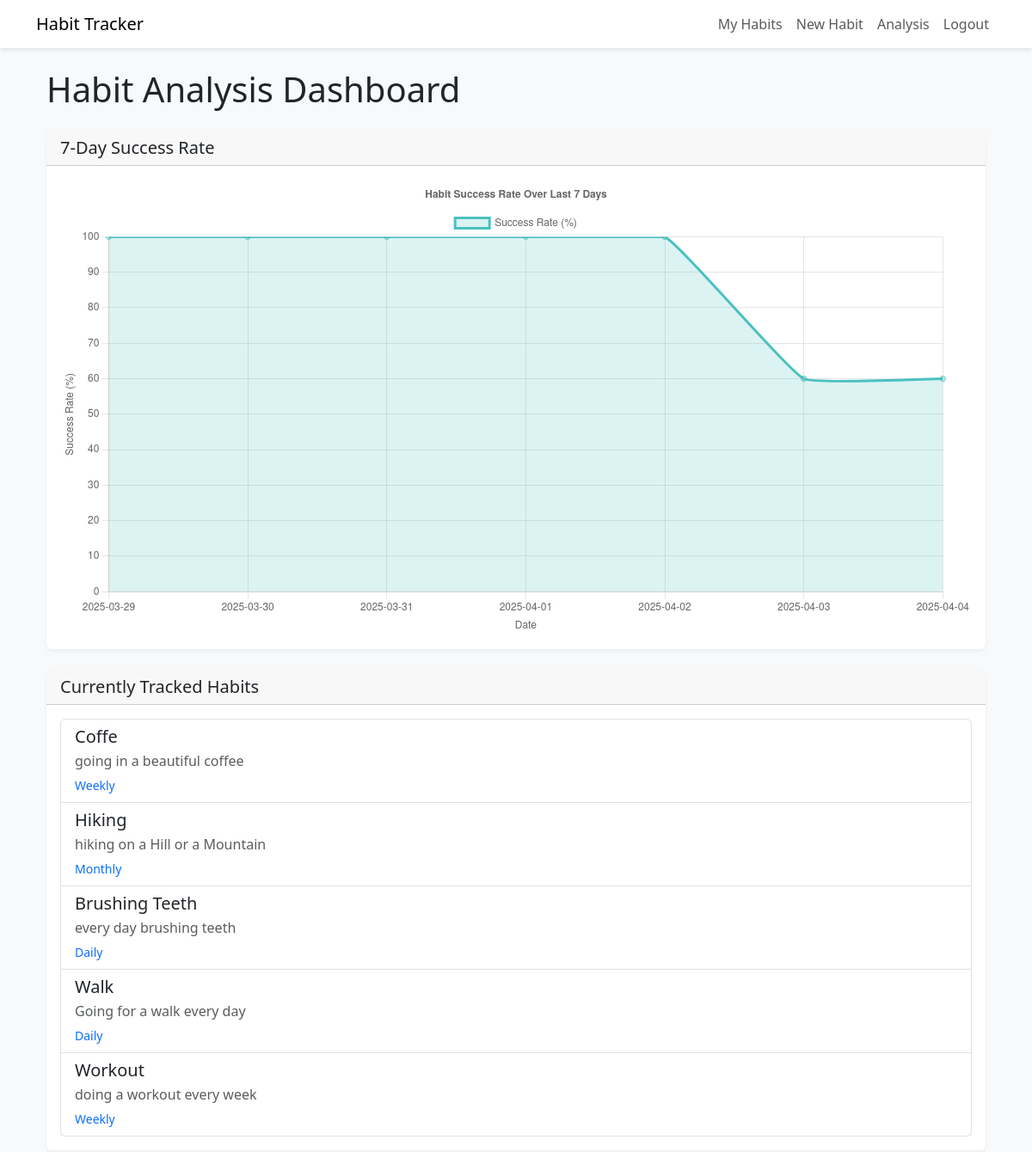
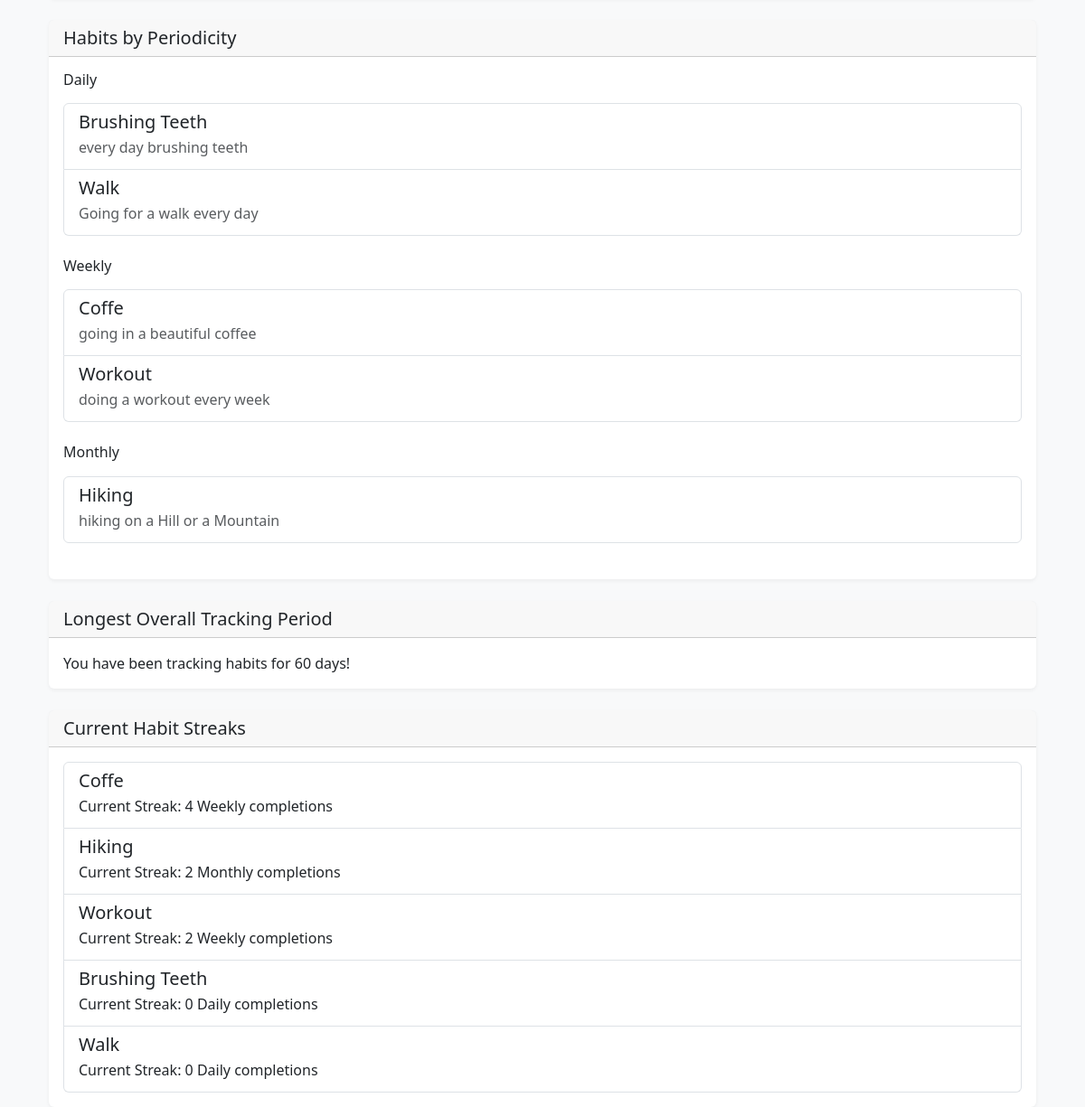
The page /analysis/ (signed in) on the database its author committed (2 pictures, top to bottom).
### habits/models.py (models this page shows, shortened)
class Habit(models.Model):
    FREQUENCY_CHOICES = [
        ('daily', 'Daily'),
        ('weekly', 'Weekly'),
        ('monthly', 'Monthly'),
    ]
    user = models.ForeignKey(User, on_delete=models.CASCADE)
    title = models.CharField(max_length=200)
    description = models.TextField(blank=True)
    frequency = models.CharField(max_length=10, choices=FREQUENCY_CHOICES, default='daily')
    created_at = models.DateTimeField(auto_now_add=True)
    updated_at = models.DateTimeField(auto_now=True)
    class Meta:
        ordering = ['-created_at']
    def get_current_streak(self):
        today = timezone.now().date()
        streak = 0
        current_date = today
        while True:
            if self.frequency == 'daily':
                completion = self.completions.filter(
                    completed_at__date=current_date
                ).first()
            elif self.frequency == 'weekly':
                week_start = current_date - timedelta(days=current_date.weekday())
                week_end = week_start + timedelta(days=6)
                completion = self.completions.filter(
                    completed_at__date__range=[week_start, week_end]
                ).first()
            elif self.frequency == 'monthly':
                month_start = current_date.replace(day=1)
                if current_date.month == 12:
                    next_month = current_date.replace(year=current_date.year + 1, month=1, day=1)
                else:
                    next_month = current_date.replace(month=current_date.month + 1, day=1)
                month_end = next_month - timedelta(days=1)
                completion = self.completions.filter(
                    completed_at__date__range=[month_start, month_end]
                ).first()
            if not completion:
                break
            streak += 1
            if self.frequency == 'daily':
                current_date -= timedelta(days=1)
            elif self.frequency == 'weekly':
                current_date -= timedelta(weeks=1)
            elif self.frequency == 'monthly':
                current_date -= timedelta(days=30)
        return streak

### habits/views.py (the view)
# urls.py: path('analysis/', views.analysis_dashboard, name='analysis'),
@login_required
def analysis_dashboard(request):
    current_habits = Habit.objects.filter(user=request.user)
    success_rates = []
    dates = []
    today = timezone.now().date()
    for i in range(6, -1, -1):  # Last 7 days
        date = today - timedelta(days=i)
        dates.append(date.strftime('%Y-%m-%d'))
        total_habits = current_habits.count()
        if total_habits == 0:
            success_rates.append(0)
            continue
        successful_habits = 0
        for habit in current_habits:
            if habit.frequency == 'daily':
                if habit.completions.filter(completed_at__date=date).exists():
                    successful_habits += 1
            elif habit.frequency == 'weekly':
                week_start = date - timedelta(days=date.weekday())
                week_end = week_start + timedelta(days=6)
                if habit.completions.filter(completed_at__date__range=[week_start, week_end]).exists():
                    successful_habits += 1
            elif habit.frequency == 'monthly':
                month_start = date.replace(day=1)
                if date.month == 12:
                    next_month = date.replace(year=date.year + 1, month=1, day=1)
                else:
                    next_month = date.replace(month=date.month + 1, day=1)
                month_end = next_month - timedelta(days=1)
                if habit.completions.filter(completed_at__date__range=[month_start, month_end]).exists():
                    successful_habits += 1
        success_rate = (successful_habits / total_habits) * 100
        success_rates.append(round(success_rate, 1))
    habits_by_periodicity = {}
    for frequency in Habit.FREQUENCY_CHOICES:
        habits = current_habits.filter(frequency=frequency[0])
        if habits.exists():
            habits_by_periodicity[frequency[1]] = habits
    longest_overall_span = 0
    for habit in current_habits:
        current_streak = habit.get_current_streak()
        if habit.frequency == 'daily':
            streak_in_days = current_streak
        elif habit.frequency == 'weekly':
            streak_in_days = current_streak * 7
        elif habit.frequency == 'monthly':
            streak_in_days = current_streak * 30  # Approximate month as 30 days
        longest_overall_span = max(longest_overall_span, streak_in_days)
    habit_timespans = []
    for habit in current_habits:
        current_streak = habit.get_current_streak()
        habit_timespans.append({
            'habit': habit,
            'timespan': current_streak,
            'first_completion': None,
            'last_completion': None
        })
    context = {
        'current_habits': current_habits,
        'habits_by_periodicity': habits_by_periodicity,
        'longest_overall_span': longest_overall_span,
        'habit_timespans': sorted(habit_timespans, key=lambda x: x['timespan'], reverse=True),
        'success_rates': json.dumps(success_rates),
        'dates': json.dumps(dates)
    }
    return render(request, 'habits/analysis.html', context)

### templates/habits/analysis.html (shortened to what this page needs)
{% extends 'base.html' %}
{% block content %}
<div class="container">
    <h1 class="mb-4">Habit Analysis Dashboard</h1>
    <div class="card mb-4">
        <div class="card-header">
            <h2 class="h5 mb-0">7-Day Success Rate</h2>
        </div>
        <div class="card-body">
            <canvas id="successRateChart" width="400" height="200"></canvas>
        </div>
    </div>
    <div class="card mb-4">
        <div class="card-header">
            <h2 class="h5 mb-0">Currently Tracked Habits</h2>
        </div>
        <div class="card-body">
            {% if current_habits %}
                <div class="list-group">
                    {% for habit in current_habits %}
                        <div class="list-group-item">
                            <h5 class="mb-1">{{ habit.title }}</h5>
                            <p class="mb-1 text-muted">{{ habit.description|truncatewords:30 }}</p>
                            <small class="text-primary">{{ habit.get_frequency_display }}</small>
                        </div>
                    {% endfor %}
                </div>
            {% else %}
                <p class="text-muted">No habits are currently being tracked.</p>
            {% endif %}
        </div>
    </div>
    <div class="card mb-4">
        <div class="card-header">
            <h2 class="h5 mb-0">Habits by Periodicity</h2>
        </div>
        <div class="card-body">
            {% if habits_by_periodicity %}
                {% for periodicity, habits in habits_by_periodicity.items %}
                    <h3 class="h6 mb-3">{{ periodicity }}</h3>
                    <div class="list-group mb-4">
                        {% for habit in habits %}
                            <div class="list-group-item">
                                <h5 class="mb-1">{{ habit.title }}</h5>
                                <p class="mb-1 text-muted">{{ habit.description|truncatewords:20 }}</p>
                            </div>
                        {% endfor %}
                    </div>
                {% endfor %}
            {% else %}
                <p class="text-muted">No habits found.</p>
            {% endif %}
        </div>
    </div>
    <div class="card mb-4">
        <div class="card-header">
            <h2 class="h5 mb-0">Longest Overall Tracking Period</h2>
        </div>
        <div class="card-body">
            {% if longest_overall_span %}
                <p class="mb-0">You have been tracking habits for {{ longest_overall_span }} days!</p>
            {% else %}
                <p class="text-muted">No habit completions recorded yet.</p>
            {% endif %}
        </div>
    </div>
    <div class="card">
        <div class="card-header">
            <h2 class="h5 mb-0">Current Habit Streaks</h2>
        </div>
        <div class="card-body">
            {% if habit_timespans %}
                <div class="list-group">
                    {% for habit_data in habit_timespans %}
                        <div class="list-group-item">
                            <h5 class="mb-1">{{ habit_data.habit.title }}</h5>
                            <p class="mb-1">Current Streak: {{ habit_data.timespan }} {{ habit_data.habit.get_frequency_display }} completions</p>
                        </div>
                    {% endfor %}
                </div>
            {% else %}
                <p class="text-muted">No habit completion data available.</p>
            {% endif %}
        </div>
    </div>
</div>
<script>
document.addEventListener('DOMContentLoaded', function() {
    var ctx = document.getElementById('successRateChart').getContext('2d');
    var dates = {{ dates|safe }};
    var successRates = {{ success_rates|safe }};
    new Chart(ctx, {
        type: 'line',
        data: {
            labels: dates,
            datasets: [{
                label: 'Success Rate (%)',
                data: successRates,
                borderColor: 'rgb(75, 192, 192)',
                tension: 0.1,
                fill: true,
                backgroundColor: 'rgba(75, 192, 192, 0.2)'
            }]
        },
        options: {
            responsive: true,
            scales: {
                y: {
                    beginAtZero: true,
                    max: 100,
                    title: {
                        display: true,
                        text: 'Success Rate (%)'
                    }
                },
                x: {
                    title: {
                        display: true,
                        text: 'Date'
                    }
                }
            },
            plugins: {
                title: {
                    display: true,
                    text: 'Habit Success Rate Over Last 7 Days'
                },
                tooltip: {
                    callbacks: {
                        label: function(context) {
                            return `Success Rate: ${context.parsed.y}%`;
                        }
                    }
                }
            }
        }
    });
});
</script>
{% endblock %}

### templates/base.html (style rules this page uses)
body { background-color: #f8f9fa; }
.card { border: none; box-shadow: 0 2px 4px rgba(0,0,0,.05); transition: transform 0.2s; }

### rows shown on the page
Habit: title "Coffe", description "going in a beautiful coffee", frequency "Weekly", habit "Coffe", timespan "4", habit.frequency "Weekly"
Habit: title "Hiking", description "hiking on a Hill or a Mountain", frequency "Monthly", habit "Hiking", timespan "2", habit.frequency "Monthly"
Habit: title "Brushing Teeth", description "every day brushing teeth", frequency "Daily", habit "Brushing Teeth", timespan "0", habit.frequency "Daily"
Habit: title "Walk", description "Going for a walk every day", frequency "Daily", habit "Walk", timespan "0", habit.frequency "Daily"
Habit: title "Workout", description "doing a workout every week", frequency "Weekly", habit "Workout", timespan "2", habit.frequency "Weekly"

### other values the page prints
{{ periodicity }} "Daily" "Weekly" "Monthly"
{{ longest_overall_span }} "60"
chart data {{ dates|safe }} ["2025-03-29", "2025-03-30", "2025-03-31", "2025-04-01", "2025-04-02", "2025-04-03", "2025-04-04"]
chart data {{ success_rates|safe }} [100.0, 100.0, 100.0, 100.0, 100.0, 60.0, 60.0]
